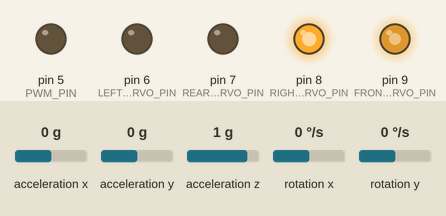
Recording of a program running on a simulated Arduino Nano, built for the host (arithmetic inside an expression is 32-bit, double 64-bit). Shown: output pins drawn as LEDs (lit = HIGH). Wiring (inferred from the names in the program): MPU-6050 motion sensor at I2C address 0x68. Inputs (shaded band) come from the test bench; at power-on: acceleration x 0 g, acceleration y 0 g, acceleration z 1 g, rotation x 0 °/s, rotation y 0 °/s. Storage starts empty.

Above: at 0.1 s.
Timing chart, 0 to 1.6 s (numbered marks = the images above):
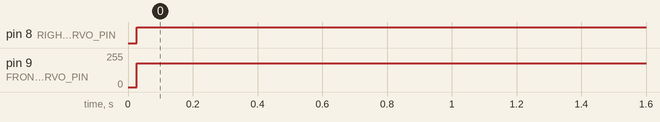

The program:

main.cpp
```cpp
#include "ControlSystem.h"
#include <Arduino.h>

// Define your pins and constants here
const int SD_CS_PIN = 10;
const int FRONT_SERVO_PIN = 9;
const int RIGHT_SERVO_PIN = 8;
const int REAR_SERVO_PIN = 7;
const int LEFT_SERVO_PIN = 6;
const int PWM_PIN = 5;
const float FRONT_REAR_ARM_LENGTH = 0.1; // Example length
const float LEFT_RIGHT_ARM_LENGTH = 0.1; // Example length
const float MAX_SERVO_ANGLE = 30.0;      // Example max angle
const float MAX_THRUST = 10.0;           // Example max thrust
const float MAX_PROP_SPEED = 2000.0;     // Example max prop speed

float Kp_data[3][3] = {{1.0, 0.0, 0.0}, {0.0, 1.0, 0.0}, {0.0, 0.0, 1.0}};

float Kd_data[3][3] = {{0.1, 0.0, 0.0}, {0.0, 0.1, 0.0}, {0.0, 0.0, 0.1}};

Matrix3x3 Kp(Kp_data);
Matrix3x3 Kd(Kd_data);

ControlSystem controlSystem(0.01, Kp, Kd, 0.1, 1.0, SD_CS_PIN, FRONT_SERVO_PIN,
                            RIGHT_SERVO_PIN, REAR_SERVO_PIN, LEFT_SERVO_PIN,
                            FRONT_REAR_ARM_LENGTH, LEFT_RIGHT_ARM_LENGTH,
                            MAX_SERVO_ANGLE, MAX_THRUST, MAX_PROP_SPEED,
                            PWM_PIN);

void setup() { controlSystem.initialize(); }

void loop() { controlSystem.controlLoop(); }
```

ControlSystem.h
```cpp
#ifndef CONTROLSYSTEM_H
#define CONTROLSYSTEM_H

#include "DroneState.h"
#include "FeedforwardController.h"
#include "FrameConverter.h"
#include "IMUController.h"
#include "KalmanFilter.h"
#include "Matrix.h"
#include "PIDController.h"
#include "SDController.h"
#include "SpeedController.h"
#include "ThrustVectorControl.h"

class ControlSystem {
private:
  float delta_t;
  IMUController imu;
  PIDController pid;
  KalmanFilter kf;
  FeedforwardController ff;
  SDController sd;
  ThrustVectorControl tvc;
  SpeedController speedController;
  DroneState state;
  Matrix3x1 desired_position;
  Matrix3x1 desired_velocity;
  Matrix3x1 desired_acceleration;

public:
  ControlSystem(float dt, const Matrix3x3 &Kp, const Matrix3x3 &Kd,
                float inertia, float mass, uint8_t sdCsPin, uint8_t frontPin,
                uint8_t rightPin, uint8_t rearPin, uint8_t leftPin,
                float frontRearArm, float leftRightArm, float maxServoAngle,
                float maxThrust, float maxPropSpeed, uint8_t pwm_pin);

  void initialize();
  void controlLoop();
  void applyControlInputs(const Matrix3x1 &u_total);
  void setDesiredState(const Matrix3x1 &pos, const Matrix3x1 &vel,
                       const Matrix3x1 &acc);
  void logState();
};

#endif // CONTROLSYSTEM_H
```

DroneState.h
```cpp
#ifndef DRONESTATE_H
#define DRONESTATE_H

#include "Matrix.h"

struct DroneState {
  Matrix3x1 position;         // X, Y, Z
  Matrix3x1 velocity;         // dX, dY, dZ
  Matrix3x1 orientation;      // Roll (phi), Pitch (θ), Yaw (psi)
  Matrix3x1 angular_velocity; // Roll rate (dPhi), Pitch rate (dTheta), Yaw rate
                              // (dPsi)

  DroneState();            // Constructor to initialize matrices
  void printState() const; // Method to print the current state (for debugging)
};

#endif // DRONESTATE_H
```

FeedforwardController.h
```cpp
#ifndef FEEDFORWARDCONTROLLER_H
#define FEEDFORWARDCONTROLLER_H

#include "Matrix.h"

class FeedforwardController {
private:
  float I_p; // Moment of inertia of the propeller (you should set this in the
             // constructor or a setter method)
  float m;   // Mass of the drone (you should set this in the constructor or a
             // setter method)

public:
  FeedforwardController(float inertia, float mass);

  void computeGyroscopicTorque(float omega_p, const Matrix3x1 &angular_velocity,
                               Matrix3x1 &gyroscopic_torques) const;
  Matrix3x1
  computeGravityCompensation() const; // Updated to return in world coordinates
};

#endif // FEEDFORWARDCONTROLLER_H
```

FrameConverter.h
```cpp
#ifndef FRAMECONVERTER_H
#define FRAMECONVERTER_H

#include "Matrix.h"

class FrameConverter {
public:
  static Matrix3x3 computeRotationMatrix(const Matrix3x1 &orientation);
  static Matrix3x1 toWorldFrame(const Matrix3x1 &local_vector,
                                const Matrix3x1 &orientation);
  static Matrix3x1 toLocalFrame(const Matrix3x1 &world_vector,
                                const Matrix3x1 &orientation);
};

#endif // FRAMECONVERTER_H
```

IMUController.h
```cpp
#ifndef IMUCONTROLLER_H
#define IMUCONTROLLER_H

#include "Matrix.h"
#include <Wire.h>

class IMUController {
private:
  const int MPU_ADDR = 0x68; // I2C address of the MPU-6050
  int16_t accelerometer_x, accelerometer_y, accelerometer_z;
  int16_t gyro_x, gyro_y, gyro_z;

public:
  IMUController();
  ~IMUController();

  void init();
  void read(Matrix3x1 &linear_acceleration, Matrix3x1 &angular_velocity);
};

#endif // IMUCONTROLLER_H
```

KalmanFilter.h
```cpp
#ifndef KALMANFILTER_H
#define KALMANFILTER_H

#include "DroneState.h"
#include "Matrix.h"

class KalmanFilter {
private:
  DroneState state;
  Matrix3x3 F;
  Matrix3x3 P;
  Matrix3x3 Q;
  Matrix3x3 B;
  Matrix3x3 H;
  Matrix3x3 R;
  Matrix3x3 OKAY;

public:
  KalmanFilter();
  void initializeMatrices();
  void predict(const Matrix3x1 &linear_acceleration,
               const Matrix3x1 &angular_velocity);
  void update(const Matrix3x1 &linear_acceleration,
              const Matrix3x1 &angular_velocity);
  DroneState getState() const;
};

#endif // KALMANFILTER_H
```

Matrix.h
```cpp
#ifndef MATRIX_H
#define MATRIX_H

class Matrix3x1 {
public:
  float data[3];

  Matrix3x1();
  Matrix3x1(const float arr[3]);

  Matrix3x1 operator+(const Matrix3x1 &other) const;
  Matrix3x1 operator-(const Matrix3x1 &other) const;
  Matrix3x1 operator*(float scalar) const;
};

class Matrix3x3 {
public:
  float data[3][3];

  Matrix3x3();
  Matrix3x3(const float arr[3][3]);

  Matrix3x3 operator+(const Matrix3x3 &other) const;
  Matrix3x3 operator-(const Matrix3x3 &other) const;
  Matrix3x3 operator*(const Matrix3x3 &other) const;
  Matrix3x1 operator*(const Matrix3x1 &other) const;
  Matrix3x3 transpose() const;
};

#endif // MATRIX_H
```

PIDController.h
```cpp
#ifndef PIDCONTROLLER_H
#define PIDCONTROLLER_H

#include "Matrix.h"

class PIDController {
private:
  Matrix3x3 K_p;
  Matrix3x3 K_d;
  Matrix3x1 error;
  Matrix3x1 previous_error;

public:
  PIDController(const Matrix3x3 &Kp, const Matrix3x3 &Kd);
  void calculateError(const Matrix3x1 &current, const Matrix3x1 &desired);
  Matrix3x1 computeProportionalTerm();
  Matrix3x1 computeDerivativeTerm(float dt);
};

#endif // PIDCONTROLLER_H
```

SDController.h
```cpp
#ifndef SDCONTROLLER_H
#define SDCONTROLLER_H

#include <SPI.h>
#include <SdFat.h>

class SDController {
public:
  SDController(uint8_t csPin);

  bool begin();
  bool writeData(const char *data);
  bool close();

private:
  uint8_t _csPin;
  SdFat sd;
  SdFile file;
  bool _initialized;
};

#endif // SDCONTROLLER_H
```

ServoController.h
```cpp
#ifndef SERVOCONTROLLER_H
#define SERVOCONTROLLER_H

#include <Arduino.h>

class ServoController {
public:
  ServoController();
  void attach(uint8_t pin);
  void write(uint8_t angle);

private:
  uint8_t _pin;
};

#endif // SERVOCONTROLLER_H
```

SpeedController.h
```cpp
#ifndef SPEEDCONTROLLER_H
#define SPEEDCONTROLLER_H

class SpeedController {
private:
  int pwm_pin;
  float propeller_speed;

public:
  SpeedController(int pwm_pin);
  void init();
  void setSpeed(float speed);
  float getSpeed() const;
};

#endif // SPEEDCONTROLLER_H
```

ThrustVectorControl.h
```cpp
#ifndef THRUSTVECTORCONTROL_H
#define THRUSTVECTORCONTROL_H

#include "Matrix.h"
#include <Arduino.h> // For uint8_t

class ThrustVectorControl {
private:
  uint8_t frontServoPin;
  uint8_t rightServoPin;
  uint8_t rearServoPin;
  uint8_t leftServoPin;

  float frontRearArmLength; // Distance from the center of gravity to the
                            // front/rear servos
  float leftRightArmLength; // Distance from the center of gravity to the
                            // left/right servos
  float maxServoAngle;      // Maximum angle the servo can achieve
  float maxThrust;          // Maximum thrust each thruster can provide
  float propSpeed;          // Current propeller speed
  float maxPropSpeed;       // Maximum propeller speed

public:
  ThrustVectorControl(uint8_t frontPin, uint8_t rightPin, uint8_t rearPin,
                      uint8_t leftPin, float frontRearArm, float leftRightArm,
                      float maxServoAngle, float maxThrust, float maxPropSpeed);

  void initialize();
  void computeControlActions(const Matrix3x1 &u_total);
  void applyControlActions();
  float getCurrentPropSpeed() const;
};

#endif // THRUSTVECTORCONTROL_H
```

ControlSystem.cpp
```cpp
#include "ControlSystem.h"
#include <Arduino.h>      // For delay function
#include <avr/pgmspace.h> // For PROGMEM

ControlSystem::ControlSystem(float dt, const Matrix3x3 &Kp, const Matrix3x3 &Kd,
                             float inertia, float mass, uint8_t sdCsPin,
                             uint8_t frontPin, uint8_t rightPin,
                             uint8_t rearPin, uint8_t leftPin,
                             float frontRearArm, float leftRightArm,
                             float maxServoAngle, float maxThrust,
                             float maxPropSpeed, uint8_t pwm_pin)
    : delta_t(dt), imu(), pid(Kp, Kd), kf(), ff(inertia, mass), sd(sdCsPin),
      tvc(frontPin, rightPin, rearPin, leftPin, frontRearArm, leftRightArm,
          maxServoAngle, maxThrust, maxPropSpeed),
      speedController(pwm_pin), state(), desired_position(), desired_velocity(),
      desired_acceleration() {}

void ControlSystem::initialize() {
  // Initialize components if needed
  sd.begin();
  tvc.initialize();
  imu.init();
  speedController.init();
}

void ControlSystem::controlLoop() {
  // Step 1: Read IMU data
  Matrix3x1 linear_acceleration, angular_velocity;
  imu.read(linear_acceleration, angular_velocity);

  // Step 2: Read propeller speed from SpeedController
  float propeller_speed = speedController.getSpeed();

  // Step 3: State estimation with Kalman filter
  kf.predict(linear_acceleration, angular_velocity);
  kf.update(linear_acceleration, angular_velocity);
  state = kf.getState();

  // Step 4: Calculate error
  pid.calculateError(state.position, desired_position);

  // Step 5: Compute PD control inputs
  Matrix3x1 u_P = pid.computeProportionalTerm();
  Matrix3x1 u_D = pid.computeDerivativeTerm(delta_t);

  // Step 6: Compute gravity compensation in world coordinates
  Matrix3x1 u_grav = ff.computeGravityCompensation();

  // Step 7: Combine PD control inputs with gravity compensation in world
  // coordinates
  Matrix3x1 u_PDG = u_P + u_D + u_grav;

  // Step 8: Transform combined control input to local coordinates
  Matrix3x1 u_local = FrameConverter::toLocalFrame(u_PDG, state.orientation);

  // Step 9: Compute gyroscopic compensation
  Matrix3x1 gyroscopic_torques;
  ff.computeGyroscopicTorque(propeller_speed, state.angular_velocity,
                             gyroscopic_torques);

  // Step 10: Combine local control input with gyroscopic compensation
  Matrix3x1 u_total = u_local + gyroscopic_torques;

  // Step 11: Compute and apply the servo angles and prop speed
  tvc.computeControlActions(u_total);
  tvc.applyControlActions();

  // Optionally, update propeller speed if needed
  // speedController.setSpeed(new_speed);

  // Log the current state to the SD card
  logState();
}

void ControlSystem::applyControlInputs(const Matrix3x1 &u_total) {
  // Apply control inputs using thrust vector control
  tvc.computeControlActions(u_total);
  tvc.applyControlActions();
}

void ControlSystem::setDesiredState(const Matrix3x1 &pos, const Matrix3x1 &vel,
                                    const Matrix3x1 &acc) {
  desired_position = pos;
  desired_velocity = vel;
  desired_acceleration = acc;
}

void ControlSystem::logState() {
  // Use PROGMEM to store constant format strings
  const char formatPosition[] PROGMEM = "Position : % f, % f, % f";
  const char formatVelocity[] PROGMEM = " | Velocity : % f, % f, % f";
  const char formatOrientation[] PROGMEM = " | Orientation : % f, % f, % f";
  const char formatAngularVelocity[] PROGMEM =
      " | Angular Velocity : % f, % f, % f ";

  char data[128]; // Reduced buffer size
  snprintf_P(data, sizeof(data), formatPosition, state.position.data[0],
             state.position.data[1], state.position.data[2]);
  snprintf_P(data + strlen(data), sizeof(data) - strlen(data), formatVelocity,
             state.velocity.data[0], state.velocity.data[1],
             state.velocity.data[2]);
  snprintf_P(data + strlen(data), sizeof(data) - strlen(data),
             formatOrientation, state.orientation.data[0],
             state.orientation.data[1], state.orientation.data[2]);
  snprintf_P(data + strlen(data), sizeof(data) - strlen(data),
             formatAngularVelocity, state.angular_velocity.data[0],
             state.angular_velocity.data[1], state.angular_velocity.data[2]);

  sd.writeData(data);
}
```

DroneState.cpp
```cpp
#include "DroneState.h"
#include <Arduino.h>      // For Serial
#include <avr/pgmspace.h> // For PROGMEM

DroneState::DroneState()
    : position(), velocity(), orientation(), angular_velocity() {}

void DroneState::printState() const {
  // Use PROGMEM to store constant format strings
  const char formatPosition[] PROGMEM = "Position: \nX: %f, Y: %f, Z: %f\n";
  const char formatVelocity[] PROGMEM = "Velocity: \ndX: %f, dY: %f, dZ: %f\n";
  const char formatOrientation[] PROGMEM =
      "Orientation: \nRoll: %f, Pitch: %f, Yaw: %f\n";
  const char formatAngularVelocity[] PROGMEM =
      "Angular Velocity: \ndRoll: %f, dPitch: %f, dYaw: %f\n";

  char buffer[128]; // Reduced buffer size

  snprintf_P(buffer, sizeof(buffer), formatPosition, position.data[0],
             position.data[1], position.data[2]);
  Serial.print(buffer);

  snprintf_P(buffer, sizeof(buffer), formatVelocity, velocity.data[0],
             velocity.data[1], velocity.data[2]);
  Serial.print(buffer);

  snprintf_P(buffer, sizeof(buffer), formatOrientation, orientation.data[0],
             orientation.data[1], orientation.data[2]);
  Serial.print(buffer);

  snprintf_P(buffer, sizeof(buffer), formatAngularVelocity,
             angular_velocity.data[0], angular_velocity.data[1],
             angular_velocity.data[2]);
  Serial.print(buffer);
}
```

FeedforwardController.cpp
```cpp
#include "FeedforwardController.h"
#include <math.h> // For trigonometric functions

FeedforwardController::FeedforwardController(float inertia, float mass)
    : I_p(inertia), m(mass) {}

void FeedforwardController::computeGyroscopicTorque(
    float omega_p, const Matrix3x1 &angular_velocity,
    Matrix3x1 &gyroscopic_torques) const {
  gyroscopic_torques.data[0] = I_p * omega_p * angular_velocity.data[1];
  gyroscopic_torques.data[1] = -I_p * omega_p * angular_velocity.data[0];
  gyroscopic_torques.data[2] = 0;
}

Matrix3x1 FeedforwardController::computeGravityCompensation() const {
  Matrix3x1 g_world;
  g_world.data[0] = 0;
  g_world.data[1] = 0;
  g_world.data[2] = -9.81 * m;
  return g_world; // Gravity in world coordinates
}
```

FrameConverter.cpp
```cpp
#include "FrameConverter.h"
#include <math.h> // For trigonometric functions

Matrix3x3 FrameConverter::computeRotationMatrix(const Matrix3x1 &orientation) {
  float phi = orientation.data[0];   // Roll
  float theta = orientation.data[1]; // Pitch
  float psi = orientation.data[2];   // Yaw

  float R_x[3][3] = {
      {1, 0, 0}, {0, cos(phi), -sin(phi)}, {0, sin(phi), cos(phi)}};

  float R_y[3][3] = {
      {cos(theta), 0, sin(theta)}, {0, 1, 0}, {-sin(theta), 0, cos(theta)}};

  float R_z[3][3] = {
      {cos(psi), -sin(psi), 0}, {sin(psi), cos(psi), 0}, {0, 0, 1}};

  Matrix3x3 Rx(R_x), Ry(R_y), Rz(R_z);

  return Rz * Ry * Rx;
}

Matrix3x1 FrameConverter::toWorldFrame(const Matrix3x1 &local_vector,
                                       const Matrix3x1 &orientation) {
  Matrix3x3 R = computeRotationMatrix(orientation);
  return R * local_vector;
}

Matrix3x1 FrameConverter::toLocalFrame(const Matrix3x1 &world_vector,
                                       const Matrix3x1 &orientation) {
  Matrix3x3 R = computeRotationMatrix(orientation);
  return R.transpose() * world_vector;
}
```

IMUController.cpp
```cpp
#include "IMUController.h"

IMUController::IMUController() {
  // Constructor implementation
}

IMUController::~IMUController() {
  // Destructor implementation
}

void IMUController::init() {
  // Initialize the IMU
  Wire.begin();
  Wire.beginTransmission(MPU_ADDR);
  Wire.write(0x6B); // PWR_MGMT_1 register
  Wire.write(0);    // set to zero (wakes up the MPU-6050)
  Wire.endTransmission(true);
}

void IMUController::read(Matrix3x1 &linear_acceleration,
                         Matrix3x1 &angular_velocity) {
  Wire.beginTransmission(MPU_ADDR);
  Wire.write(0x3B);            // starting with register 0x3B (ACCEL_XOUT_H)
  Wire.endTransmission(false); // keep the connection active
  Wire.requestFrom(
      MPU_ADDR, 6 * 2,
      true); // request a total of 12 registers (6 for accel, 6 for gyro)

  accelerometer_x = Wire.read() << 8 | Wire.read();
  accelerometer_y = Wire.read() << 8 | Wire.read();
  accelerometer_z = Wire.read() << 8 | Wire.read();
  gyro_x = Wire.read() << 8 | Wire.read();
  gyro_y = Wire.read() << 8 | Wire.read();
  gyro_z = Wire.read() << 8 | Wire.read();

  // Scale factors for MPU-6050 (assuming default settings, adjust if necessary)
  float accel_scale = 16384.0; // 2g range, LSB sensitivity = 16384 LSB/g
  float gyro_scale =
      131.0; // 250 degrees/s range, LSB sensitivity = 131 LSB/(degrees/s)

  // Convert raw values to appropriate units and store in matrices
  linear_acceleration.data[0] = accelerometer_x / accel_scale;
  linear_acceleration.data[1] = accelerometer_y / accel_scale;
  linear_acceleration.data[2] = accelerometer_z / accel_scale;

  angular_velocity.data[0] = gyro_x / gyro_scale;
  angular_velocity.data[1] = gyro_y / gyro_scale;
  angular_velocity.data[2] = gyro_z / gyro_scale;
}
```

PIDController.cpp
```cpp
#include "PIDController.h"

PIDController::PIDController(const Matrix3x3 &Kp, const Matrix3x3 &Kd)
    : K_p(Kp), K_d(Kd), error(), previous_error() {}

void PIDController::calculateError(const Matrix3x1 &current,
                                   const Matrix3x1 &desired) {
  for (int i = 0; i < 3; ++i)
    error.data[i] = desired.data[i] - current.data[i];
}

Matrix3x1 PIDController::computeProportionalTerm() { return K_p * error; }

Matrix3x1 PIDController::computeDerivativeTerm(float dt) {
  Matrix3x1 derivative;
  for (int i = 0; i < 3; ++i)
    derivative.data[i] = (error.data[i] - previous_error.data[i]) / dt;
  previous_error = error;
  return K_d * derivative;
}
```

Source omitted: KalmanFilter.cpp (1236 bytes), Matrix.cpp (2327 bytes), SDController.cpp (656 bytes), ServoController.cpp (542 bytes), SpeedController.cpp (547 bytes), ThrustVectorControl.cpp (3347 bytes)

Measured:
- by itself, pin 8 (RIGHT_SERVO_PIN): LOW → HIGH at 0.03 s
- by itself, pin 9 (FRONT_SERVO_PIN): 0/255 → 180/255 at 0.03 s
